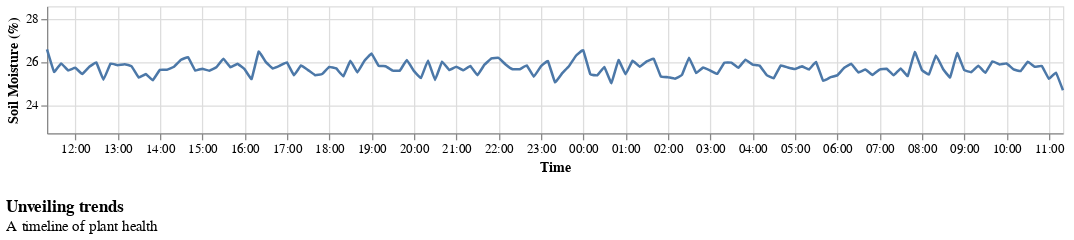

Notebook cell for this chart:
### Code cell
resampled_data = data.resample(RESAMPLE_RATE, on='recording_taken').mean().reset_index()
y_min = resampled_data['soil_moisture'].min()
y_max = resampled_data['soil_moisture'].max()

alt.Chart(resampled_data).mark_line(
    interpolate='cardinal',
    tension=0.8,
    strokeWidth=LINE_WIDTH,
).encode(
    x=alt.X('recording_taken:T', axis=alt.Axis(title='Time', format='%H:%M')),
    y=alt.Y('soil_moisture:Q', scale=alt.Scale(domain=[y_min - 2, y_max + 2]), axis=alt.Axis(title='Soil Moisture (%)'))
).properties(
    width=FIG_WIDTH,
    height=FIG_HEIGHT,
    title=alt.Title(
        "Unveiling trends",
        subtitle=["A timeline of plant health"],
        anchor='start',
        orient='bottom',
        offset=20)
).configure_axis(
    # labelFontSize=TICK_LABEL_FONT_SIZE,
    # titleFontSize=AXIS_LABEL_FONT_SIZE,
).configure_title(
    # fontSize=TITLE_FONT_SIZE,
)

### Figure 1 — Vega-Lite specification as saved in the notebook (floating-point values rounded to 4 significant figures; data arrays with more than 128 entries replaced by an {"elided": "..."} marker saying what was removed)
{"config": {"view": {"continuousWidth": 300, "continuousHeight": 300}, "axis": {}, "title": {}}, "data": {"name": "data-27426d800fa393b32b7e25b7c0cb5e63"}, "mark": {"type": "line", "interpolate": "cardinal", "strokeWidth": 2, "tension": 0.8}, "encoding": {"x": {"axis": {"format": "%H:%M", "title": "Time"}, "field": "recording_taken", "type": "temporal"}, "y": {"axis": {"title": "Soil Moisture (%)"}, "field": "soil_moisture", "scale": {"domain": [22.68, 28.58]}, "type": "quantitative"}}, "height": 100.0, "title": {"text": "Unveiling trends", "anchor": "start", "offset": 20, "orient": "bottom", "subtitle": ["A timeline of plant health"]}, "width": 800, "$schema": "https://vega.github.io/schema/vega-lite/v5.16.3.json", "datasets": {"data-27426d800fa393b32b7e25b7c0cb5e63": {"elided": "145 records"}}}
